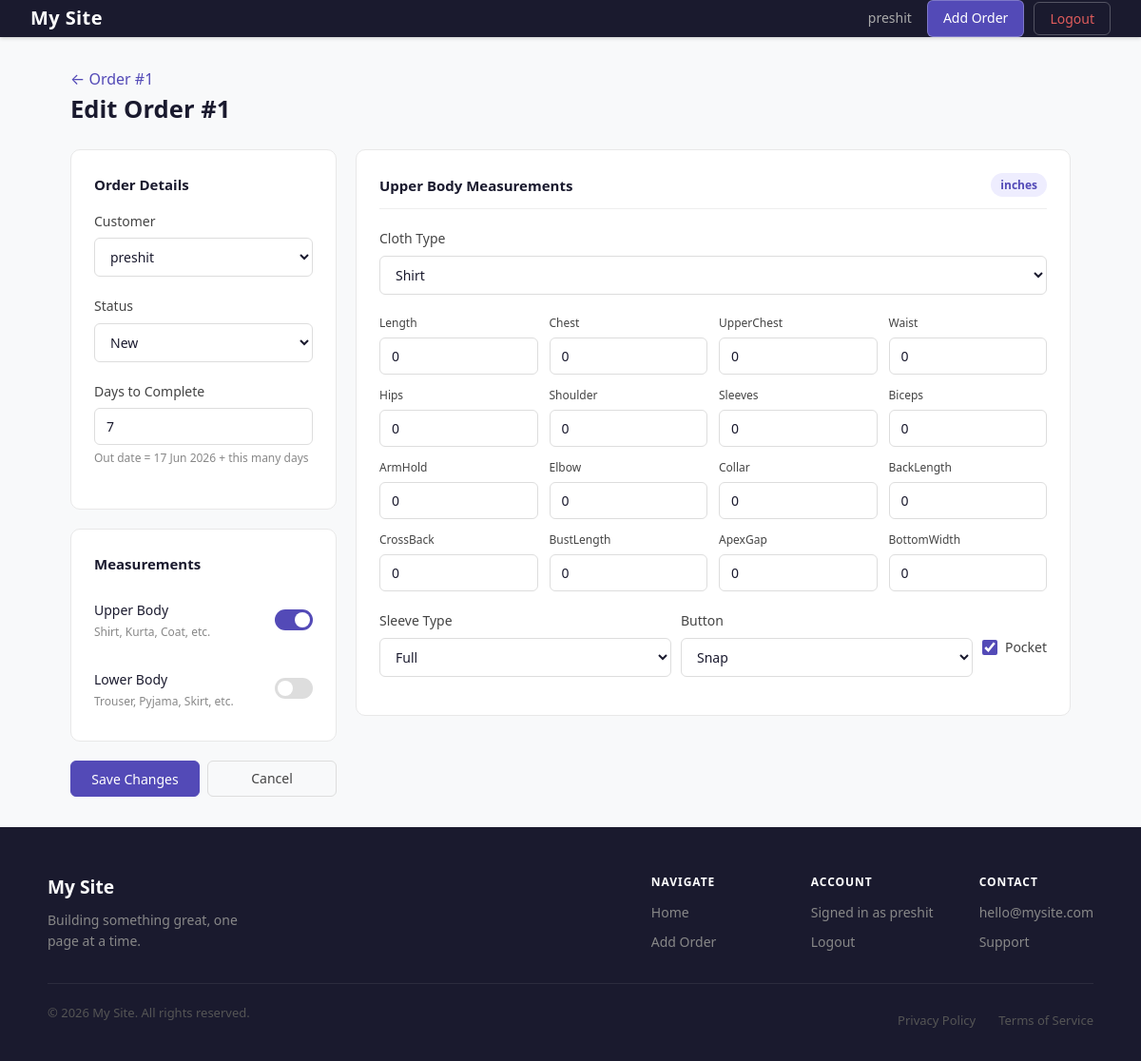
Screenshot of /order/edit/1/ (signed in) with the database file from the repository.
### Order/models.py (models this page shows, shortened)
class Order(models.Model):
    customer = models.ForeignKey(AppUser, on_delete=models.CASCADE)
    upperBody = models.ForeignKey(UpperBody, on_delete=models.CASCADE, null=True, blank=True)
    lowerBody = models.ForeignKey(LowerBody, on_delete=models.CASCADE, null=True, blank=True)
    status = models.CharField(max_length=20, choices=orderstatus, default="New")
    in_time = models.DateTimeField(auto_now_add=True)
    days = models.PositiveIntegerField(default=7, help_text="Days to complete the order")
    out_time = models.DateTimeField(null=True, blank=True)

### Order/views.py (the view, shortened to what this page needs)
# urls.py: path("edit/<int:pk>/",views.orderedit, name='orderedit'),
@login_required
def orderedit(request, pk):
    order = get_object_or_404(Order, pk=pk)
    upper_instance = order.upperBody
    lower_instance = order.lowerBody
    order_form = OrderForm(instance=order)
    upper_form = UpperBodyForm(instance=upper_instance, prefix='upper')
    lower_form = LowerBodyForm(instance=lower_instance, prefix='lower')
    return render(request, 'Order/editorder.html', {
        'order': order,
        'order_form': order_form,
        'upper_form': upper_form,
        'lower_form': lower_form,
        'has_upper': upper_instance is not None,
        'has_lower': lower_instance is not None,
    })

### Order/forms.py
class OrderForm(forms.ModelForm):
    class Meta:
        model = Order
        fields = ['customer', 'status', 'days']
        widgets = {
            'days': forms.NumberInput(attrs={'min': 1}),
        }
    def __init__(self, *args, **kwargs):
        super().__init__(*args, **kwargs)
        self.fields['customer'].queryset = AppUser.objects.select_related('user').all()
        self.fields['customer'].label = "Customer"

class UpperBodyForm(forms.ModelForm):
    class Meta:
        model = UpperBody
        exclude = ['requirments']
        widgets = {
            'pocket': forms.CheckboxInput(),
        }

### Auths/models.py (called while the page is built)
    def __str__(self):
        return self.user.username

### Order/templates/Order/editorder.html (shortened to what this page needs)
{% extends "base.html" %}
{% load static %}
{% block content %}
<div class="page-header">
    <div>
        <p class="text-muted" style="margin-bottom: 4px;">
            <a href="{% url 'oderDetailView' order.pk %}" style="color: #534AB7;">← Order #{{ order.pk }}</a>
        </p>
        <h1>Edit Order #{{ order.pk }}</h1>
    </div>
</div>
<form method="post" id="orderForm">
    <div class="detail-grid">
        <div>
            <div class="card">
                <p class="card-section-title" style="margin-bottom: 1rem;">Order Details</p>
                <div class="form-group">
                    <label for="{{ order_form.customer.id_for_label }}">Customer</label>
                    {{ order_form.customer }}
                </div>
                <div class="form-group">
                    <label for="{{ order_form.status.id_for_label }}">Status</label>
                    {{ order_form.status }}
                </div>
                <div class="form-group">
                    <label for="{{ order_form.days.id_for_label }}">Days to Complete</label>
                    {{ order_form.days }}
                    <p style="font-size: 12px; color: #888; margin-top: 4px;">
                        Out date = {{ order.in_time|date:"d M Y" }} + this many days
                    </p>
                </div>
            </div>
            <div class="card">
                <p class="card-section-title" style="margin-bottom: 1rem;">Measurements</p>
                <label class="toggle-row" for="add_upper">
                    <div>
                        <span style="font-weight: 500; font-size: 14px;">Upper Body</span>
                        <p style="margin: 0; font-size: 12px; color: #888;">Shirt, Kurta, Coat, etc.</p>
                    </div>
                    <div class="toggle-switch">
                        <span class="toggle-knob"></span>
                    </div>
                </label>
                <label class="toggle-row" for="add_lower" style="margin-top: 0.75rem;">
                    <div>
                        <span style="font-weight: 500; font-size: 14px;">Lower Body</span>
                        <p style="margin: 0; font-size: 12px; color: #888;">Trouser, Pyjama, Skirt, etc.</p>
                    </div>
                    <div class="toggle-switch">
                        <span class="toggle-knob"></span>
                    </div>
                </label>
            </div>
            <div style="display: flex; gap: 8px;">
                <button type="submit" class="btn btn-primary" style="flex: 1; justify-content: center;">Save Changes</button>
                <a href="{% url 'oderDetailView' order.pk %}" class="btn" style="flex: 1; justify-content: center; border-color: #ddd; color: #444;">Cancel</a>
            </div>
        </div>
        <div>
            <div id="upper-section" class="card" {% if not has_upper %}style="display: none;"{% endif %}>
                <div class="card-section-header">
                    <span class="card-section-title">Upper Body Measurements</span>
                    <span class="cloth-type-badge">inches</span>
                </div>
                <div class="form-group">
                    <label>Cloth Type</label>
                    {{ upper_form.clothType }}
                </div>
                <div class="measurements-grid" style="grid-template-columns: repeat(auto-fill, minmax(140px, 1fr));">
                    {% for field in upper_form %}
                        {% if field.name != 'clothType' and field.name != 'pocket' and field.name != 'button' and field.name != 'sleeveType' %}
                        <div class="form-group" style="margin-bottom: 0;">
                            <label style="font-size: 12px;">{{ field.label }}</label>
                            {{ field }}
                        </div>
                        {% endif %}
                    {% endfor %}
                </div>
                <div class="options-row" style="margin-top: 1rem;">
                    <div class="form-group" style="flex: 1; margin-bottom: 0;">
                        <label>Sleeve Type</label>
                        {{ upper_form.sleeveType }}
                    </div>
                    <div class="form-group" style="flex: 1; margin-bottom: 0;">
                        <label>Button</label>
                        {{ upper_form.button }}
                    </div>
                    <div class="form-group" style="flex: 0; margin-bottom: 0;">
                        <label style="display: flex; align-items: center; gap: 8px; cursor: pointer; padding-top: 28px;">
                            {{ upper_form.pocket }}
                            <span>Pocket</span>
                        </label>
                    </div>
                </div>
            </div>
        </div>
    </div>
</form>
{% endblock %}

### templates/base.html (shortened to what this page needs)
<!DOCTYPE html>
{% load static %}
<html lang="en">
<head>
    <link rel="stylesheet" href="{% static 'css/style.css' %}">
</head>
<body>
    <nav>
        <a href="{% url 'home' %}" class="brand">My Site</a>
        <div class="nav-links">
            {% if user.is_authenticated %}
                <span class="nav-username">{{ user.username }}</span>
                <a href="{% url 'orderAdd' %}" class="btn btn-primary">Add Order</a>
                <form method="post" action="{% url 'logout_view' %}" style="display: inline;">
                    <button type="submit" class="btn btn-danger">Logout</button>
                </form>
            {% else %}
                <a href="{% url 'login_view' %}" class="btn">Login</a>
                <a href="{% url 'signup_view' %}" class="btn btn-primary">Sign Up</a>
            {% endif %}
        </div>
    </nav>
    <main>
        {% block content %}
        {% endblock %}
    </main>
    <footer>
        <div class="footer-top">
            <div class="footer-brand">
                <span class="brand">My Site</span>
                <p>Building something great, one page at a time.</p>
            </div>
            <div class="footer-links">
                <div class="footer-col">
                    <h4>Navigate</h4>
                    <a href="{% url 'home' %}">Home</a>
                    {% if user.is_authenticated %}
                        <a href="{% url 'orderAdd' %}">Add Order</a>
                    {% endif %}
                </div>
                <div class="footer-col">
                    <h4>Account</h4>
                    {% if user.is_authenticated %}
                        <span>Signed in as {{ user.username }}</span>
                        <form method="post" action="{% url 'logout_view' %}">
                            <button type="submit" class="footer-link-btn">Logout</button>
                        </form>
                    {% else %}
                        <a href="{% url 'login_view' %}">Login</a>
                        <a href="{% url 'signup_view' %}">Sign Up</a>
                    {% endif %}
                </div>
                <div class="footer-col">
                    <h4>Contact</h4>
                    <a href="mailto:hello@mysite.com">hello@mysite.com</a>
                    <a href="#">Support</a>
                </div>
            </div>
        </div>
        <div class="footer-bottom">
            <p>&copy; {% now "Y" %} My Site. All rights reserved.</p>
            <div class="footer-bottom-links">
                <a href="#">Privacy Policy</a>
                <a href="#">Terms of Service</a>
            </div>
        </div>
    </footer>
</body>
</html>

### Order/templates/Order/editorder.html (style rules this page uses)
.toggle-row { display: flex; align-items: center; justify-content: space-between; cursor: pointer; padding: 8px 0; }
.toggle-switch { position: relative; width: 40px; height: 22px; flex-shrink: 0; }
.toggle-knob { position: absolute; inset: 0; background: #ddd; border-radius: 22px; transition: background 0.2s; cursor: pointer; }
.toggle-knob::after { content: ''; position: absolute; width: 16px; height: 16px; border-radius: 50%; background: white; top: 3px; left: 3px; transition: transform 0.2s; }
.toggle-switch input:checked + .toggle-knob { background: #534AB7; }
.toggle-switch input:checked + .toggle-knob::after { transform: translateX(18px); }
#orderForm select, #orderForm input[type="number"], #orderForm input[type="text"] { width: 100%; padding: 9px 12px; border: 1px solid #ddd; border-radius: 6px; font-size: 14px; font-family: inherit; background: #fff; color: #1a1a2e; outline: none; transition: border-color 0.15s, box-shadow 0.15s; }
#orderForm input[type="checkbox"] { width: 16px; height: 16px; accent-color: #534AB7; }

### rows the page displays
Order: pk "1", customer "preshit", status "New", days "7", in_time "17 Jun 2026"

### other values shown
{{ user.username }} "preshit"
{{ field.label }} "Length" "Chest" "UpperChest" "Waist" "Hips" "Shoulder" "Sleeves" "Biceps" "ArmHold" "Elbow" "Collar" "BackLength" "CrossBack" "BustLength" "ApexGap" "BottomWidth"
